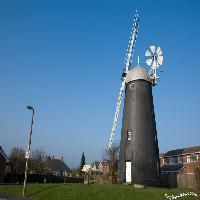
#> input picture datasets/trainA/s4015.jpg, 200 x 200 px; its folder holds 4 pictures in this run
$ python resize_script.py   (older library calls are emulated)
#> lines starting #> are read from the running program, lines starting #| are printed output that depends on the picture
from PIL import Image
import os, sys

path = "trainA/"
path_re = path + "resized/"
dirs = os.listdir( path )
final_size = 244;

def resize_aspect_fit():
    for item in dirs:
         print("Current item: " + path+item)
         if item == '.DS_Store':
             continue
         if os.path.isfile(path+item):
             im = Image.open(path+item)
#> im is the input picture: PIL image 200x200 RGB; mean R, G, B 77.7, 118.1, 149.1
             f, e = os.path.splitext(path+item)
             size = im.size
#> size = (200, 200)
             ratio = float(final_size) / max(size)
#> ratio = 1.22
             new_image_size = tuple([int(x*ratio) for x in size])
#> new_image_size = (244, 244)
             im = im.resize(new_image_size, Image.ANTIALIAS)
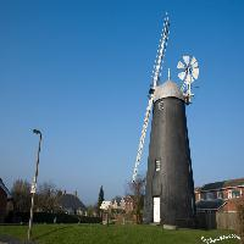
#> im: PIL image 244x244 RGB; mean R, G, B 77.7, 118.1, 149
             new_im = Image.new("RGB", (final_size, final_size))
#> new_im: PIL image 244x244 RGB; every value is 0
             new_im.paste(im, ((final_size-new_image_size[0])//2, (final_size-new_image_size[1])//2))
             new_im.save(path_re + "resized_" + item, 'JPEG', quality=90)
             print("Saving rezised to: " + path_re + "resized_" + item)
#> pass 2 of the loop in resize_aspect_fit, `for item in dirs:`:
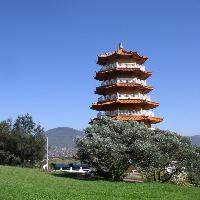
#> input picture datasets/trainA/s4019.jpg, 200 x 200 px
#> in resize_aspect_fit, im is the input picture: PIL image 200x200 RGB; mean R, G, B 99, 122.9, 152.6
#> in resize_aspect_fit, `im = im.resize(new_image_size, Image.ANTIALIAS)`:
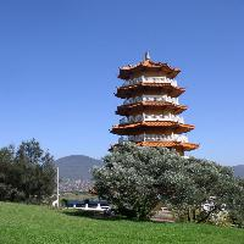
#> im: PIL image 244x244 RGB; mean R, G, B 99, 122.9, 152.6
#> pass 3 of the loop in resize_aspect_fit, `for item in dirs:`:
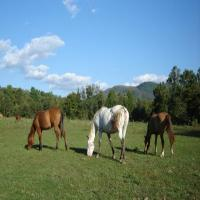
#> input picture datasets/trainA/s4035.jpg, 200 x 200 px
#> in resize_aspect_fit, im is the input picture: PIL image 200x200 RGB; mean R, G, B 106.9, 132.9, 132.3
#> in resize_aspect_fit, `im = im.resize(new_image_size, Image.ANTIALIAS)`:
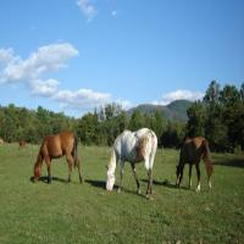
#> im: PIL image 244x244 RGB; mean R, G, B 106.9, 132.9, 132.3
#> the loop made 4 passes; the first 3 are shown
resize_aspect_fit()
